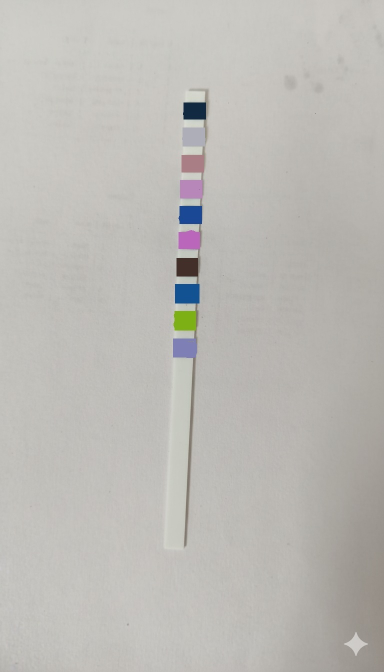
#> input picture sample images/urinalysis/uri test 5.jpg, 768 x 1344 px, found by its file name (shown at 1/2 size)
$ python urinalysis_strip_analyzer.py
#> lines starting #> are read from the running program, lines starting #| are printed output that depends on the picture; after the words box and inside, x2 and y2 are one past the last pixel; in counts of white or black regions, pixels touching at a corner belong together
import cv2
import numpy as np
import os
import logging
from typing import Dict, List, Tuple, Optional, Any
from collections import Counter

logging.basicConfig(level=logging.INFO, format="%(asctime)s [%(levelname)s] %(message)s")
logger = logging.getLogger(__name__)

# Reference HSV data for urinalysis tests
urinalysis_refs = {
    "BLO": {
        "non_hemo": {
            "values": ["Neg", "10", "50", "250"],
            "hsv": [
                [29.98, 221.79, 198.65],
                [32.32, 116.72, 194.28],
                [97.24, 69.3, 174.8],
                [94.28, 123.72, 122.77],
            ]
        },
        "hemo": {
            "values": ["Neg", "10", "50", "250"],
            "hsv": [
                [29.98, 221.79, 198.65],
                [39.4, 172.5, 176.32],
                [61.71, 123.13, 150.5],
                [93.62, 133.39, 116.4],
            ]
        }
    },
    "BIL": {
        "values": ["Neg", "0.5", "1.0", "3.0"],
        "hsv": [
            [71.99, 32.67, 209.32],
            [96.4, 16.28, 193.5],
            [151.0, 32.51, 178.4],
            [171.12, 39.22, 168.77],
        ]
    },
    "URO": {
        "values": ["Neg", "Trace", "1", "4", "8", "12"],
        "hsv": [
            [90.56, 32.66, 210.56],
            [67.49, 29.15, 201.78],
            [120.18, 13.6, 185.85],
            [154.69, 35.66, 175.17],
            [166.11, 78.55, 163.42],
            [173.23, 91.97, 158.96],
        ]
    },
    "KET": {
        "values": ["NEG", "5", "10", "50", "100"],
        "hsv": [
            [68.99, 35.78, 207.37],
            [119.5, 13.77, 186.56],
            [159.36, 43.03, 171.8],
            [168.76, 102.51, 169.7],
            [153.0, 105.29, 137.21],
        ]
    },
    "PRO": {
        "values": ["NEG", "10", "30", "100", "300", "1000"],
        "hsv": [
            [33.84, 174.88, 194.46],
            [35.99, 138.02, 179.72],
            [40.34, 170.3, 169.72],
            [43.38, 143.9, 154.91],
            [89.98, 171.68, 135.3],
            [89.59, 199.47, 114.14],
        ]
    },
    "NIT": {
        "values": ["NEG", ">0.5", ">0.5"],
        "hsv": [
            [70.49, 36.69, 201.32],
            [157.0, 43.45, 169.05],
            [147.86, 99.51, 153.27],
        ]
    },
    "GLU": {
        "values": ["NEG", "100", "250", "500", "1000", "2000"],
        "hsv": [
            [96.74, 164.84, 194.89],
            [69.74, 119.55, 150.15],
            [43.05, 224.23, 126.04],
            [22.86, 179.28, 80.42],
            [5.92, 116.26, 73.92],
            [7.44, 84.42, 56.68],
        ]
    },
    "pH": {
        "values": ["5.0", "6.0", "6.5", "7.0", "7.5", "8.0", "9.0"],
        "hsv": [
            [14.92, 196.22, 163.75],
            [20.4, 217.47, 168.39],
            [25.96, 225.64, 136.65],
            [35.21, 232.62, 135.89],
            [42.07, 201.65, 122.86],
            [100.29, 200.16, 85.44],
            [104.61, 216.98, 113.93],
        ]
    },
    "S.G": {
        "values": ["1.000", "1.005", "1.010", "1.015", "1.020", "1.025", "1.030"],
        "hsv": [
            [103.71, 201.2, 52.66],
            [59.95, 126.82, 92.52],
            [46.52, 208.06, 112.98],
            [31.43, 220.13, 101.06],
            [31.48, 201.48, 124.75],
            [30.83, 213.42, 135.62],
            [28.3, 209.7, 135.78],
        ]
    },
    "LEU": {
        "values": ["NEG", "25", "75", "500"],
        "hsv": [
            [75.24, 38.12, 187.64],
            [103.82, 34.42, 182.48],
            [121.88, 29.92, 154.68],
            [126.17, 64.75, 133.02],
        ]
    },
}


class UrinalysisAnalyzer:
    """Production-ready urinalysis strip analyzer using KNN"""

    def __init__(self, k: int = 3):
        self.reference_data = self._prepare_reference_data()
        self.test_order = ["BLO", "BIL", "URO", "KET", "PRO", "NIT", "GLU", "pH", "S.G", "LEU"]
        self.test_names = {
            'BLO': 'Blood', 'BIL': 'Bilirubin', 'URO': 'Urobilinogen',
            'KET': 'Ketones', 'PRO': 'Protein', 'NIT': 'Nitrites',
            'GLU': 'Glucose', 'pH': 'pH', 'S.G': 'Specific Gravity', 'LEU': 'Leukocytes'
        }
        self.k = k

    def _prepare_reference_data(self) -> Dict:
        """Prepare reference data structure"""
        prepared_data = {}

        for test_code, data in urinalysis_refs.items():
            if test_code == 'BLO':
                prepared_data[test_code] = {
                    'non_hemo': data['non_hemo'],
                    'hemo': data['hemo']
                }
            else:
                prepared_data[test_code] = {
                    'values': data['values'],
                    'hsv': data['hsv']
                }

        return prepared_data

    def calculate_hsv_distance(self, hsv1: List[float], hsv2: List[float]) -> float:
        """Calculate weighted Euclidean distance between two HSV colors"""
        h1, s1, v1 = hsv1
        h2, s2, v2 = hsv2

        # Handle hue wraparound (circular distance)
        hue_diff = min(abs(h1 - h2), 180 - abs(h1 - h2))

        # Weighted distance calculation
        distance = np.sqrt(
            (hue_diff * 2.0) ** 2 +
            (abs(s1 - s2) * 1.0) ** 2 +
            (abs(v1 - v2) * 0.5) ** 2
        )

        return distance

    def find_best_match_knn(self, test_hsv: List[int], test_code: str) -> Tuple[str, float, str]:
        """KNN-based matching with voting"""
        if test_code not in self.reference_data:
            return "Unknown", 0.0, "Test code not found in reference data."

        ref_data = self.reference_data[test_code]
        blood_type = None

        # Special handling for Blood test
        if test_code == 'BLO':
            hue = test_hsv[0]

            if hue < 60:
                ref_group = ref_data['hemo']
                blood_type = "Hemo"
            else:
                ref_group = ref_data['non_hemo']
                blood_type = "Non-Hemo"

            distances_and_results = []
            for i, ref_hsv in enumerate(ref_group['hsv']):
                distance = self.calculate_hsv_distance(test_hsv, ref_hsv)
                result_value = ref_group['values'][i] if i < len(ref_group['values']) else "Unknown"
                distances_and_results.append((distance, result_value))
        else:
            # Regular test processing
            distances_and_results = []
            for i, ref_hsv in enumerate(ref_data['hsv']):
                distance = self.calculate_hsv_distance(test_hsv, ref_hsv)
                result_value = ref_data['values'][i] if i < len(ref_data['values']) else "Unknown"
                distances_and_results.append((distance, result_value))

        # Sort by distance and get K nearest neighbors
        distances_and_results.sort(key=lambda x: x[0])
        k_actual = min(self.k, len(distances_and_results))
        nearest_neighbors = distances_and_results[:k_actual]

        # Voting
        neighbor_votes = [result for _, result in nearest_neighbors]
        vote_counts = Counter(neighbor_votes)

        if vote_counts:
            best_result = vote_counts.most_common(1)[0][0]
            vote_strength = vote_counts.most_common(1)[0][1] / k_actual

            # Calculate confidence
            avg_distance = np.mean([dist for dist, _ in nearest_neighbors])
            consensus_bonus = vote_strength * 20
            distance_confidence = max(0, 100 - (avg_distance / 150.0 * 100))
            final_confidence = min(100, distance_confidence + consensus_bonus)

            # Build explanation
            explanation_parts = []

            if test_code == 'BLO':
                explanation_parts.append(f"Classified as {blood_type} (Hue={test_hsv[0]:.1f})")

            # List the K nearest neighbors
            neighbor_list = ", ".join([f"{val}({dist:.1f})" for dist, val in nearest_neighbors])
            explanation_parts.append(f"K={k_actual} nearest: {neighbor_list}")

            # Voting result
            winner_votes = vote_counts.most_common(1)[0][1]
            if winner_votes == k_actual:
                explanation_parts.append(f"Unanimous vote for '{best_result}'")
            else:
                explanation_parts.append(f"Won by {winner_votes}/{k_actual} votes")

            explanation = " | ".join(explanation_parts)

            # Add blood type indicator to result if BLO test
            if test_code == 'BLO':
                best_result = f"{best_result} ({blood_type})"

            return best_result, round(final_confidence, 1), explanation
        else:
            return "Unknown", 0.0, "No valid neighbors found."

    def analyze_pads(self, pad_hsv_dict: Dict[str, List[int]]) -> Dict[str, Dict]:
        """Analyze pads with KNN"""
        results = {}
        pad_keys = sorted(pad_hsv_dict.keys(), key=lambda x: int(x.split('_')[1]))

        for i, pad_key in enumerate(pad_keys):
            if i >= len(self.test_order):
                break

            test_code = self.test_order[i]
            test_hsv = pad_hsv_dict[pad_key]

            result, confidence, explanation = self.find_best_match_knn(test_hsv, test_code)

            results[test_code] = {
                'test_name': self.test_names.get(test_code, test_code),
                'result': result,
                'confidence': confidence,
                'hsv': test_hsv,
                'explanation': explanation
            }

        return results


def detect_pads(image_path, center_window=10, swatch_margin=100, expected_pads=10):
    """
    Detect individual urinalysis test pads, extract HSV values from centers,
    correct slight tilt automatically, fill in missing pads if some are missed,
    and visualize with colored swatches.
    """
#> called with image_path = 'C:\\coding\\images\\uri test 5.jpg', center_window = 10, swatch_margin = 150, expected_pads = 10
    # --- Step 1: Load image ---
    img = cv2.imread(image_path)
#> img is the input picture: shape (1344, 768, 3); mean B, G, R 181.7, 186.2, 188.1
    if img is None:
        raise FileNotFoundError(f"Image not found: {image_path}")

    # --- Step 2: Auto-rotate using bounding rectangle angle ---
    gray = cv2.cvtColor(img, cv2.COLOR_BGR2GRAY)
    blur = cv2.GaussianBlur(gray, (5, 5), 0)
    edges = cv2.Canny(blur, 50, 150)
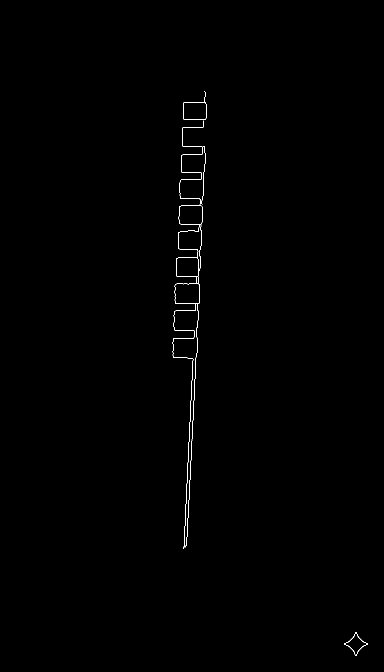
#> edges: shape (1344, 768) (shown at 1/2 size); 0.27% white in thin lines or dots, all inside (x1, y1, x2, y2) = (345, 182, 736, 1312)
    contours_edge, _ = cv2.findContours(edges, cv2.RETR_EXTERNAL, cv2.CHAIN_APPROX_SIMPLE)
#> contours_edge = 4 contours, 1 with area under 20; largest, box (x1, y1, x2, y2) and area: (345, 241, 408, 1098) 9623, (366, 182, 413, 240) 1584, (688, 1264, 736, 1312) 58

    img_rotated = img
    rotation_angle = 0
    if contours_edge:
        c = max(contours_edge, key=cv2.contourArea)
#> c = contour of 541 points, box (x1, y1, x2, y2) (345, 241, 408, 1098), area 9623
        rect = cv2.minAreaRect(c)
#> rect = ((371.1, 668.4), (856.9, 51.07), -87.97)
        angle = rect[-1]
#> angle = -87.97
        if angle < -45:
            angle = 90 + angle
#> angle = 2.03
        rotation_angle = angle
#> rotation_angle = 2.03

        (h, w) = img.shape[:2]
        M = cv2.getRotationMatrix2D((w // 2, h // 2), angle, 1.0)
#> M = [[0.999, 0.0354, -23.53], [-0.0354, 0.999, 14.01]]
        img_rotated = cv2.warpAffine(img, M, (w, h), flags=cv2.INTER_CUBIC, borderMode=cv2.BORDER_REPLICATE)

    print(f"🌀 Auto-rotation correction: {rotation_angle:.2f}°")
#| 🌀 Auto-rotation correction: 2.03°

    # --- Step 3: Resize for consistency ---
    target_width = 800
    img_resized = cv2.resize(img_rotated, (target_width, int(img_rotated.shape[0] * target_width / img_rotated.shape[1])))

    hsv = cv2.cvtColor(img_resized, cv2.COLOR_BGR2HSV)
#> hsv: shape (1400, 800, 3); mean H, S, V 23.8, 11.3, 188.8

    # --- Step 4: Mask for non-white (remove background) ---
    lower = np.array([0, 20, 15])
    upper = np.array([188, 255, 255])
    mask = cv2.inRange(hsv, lower, upper)
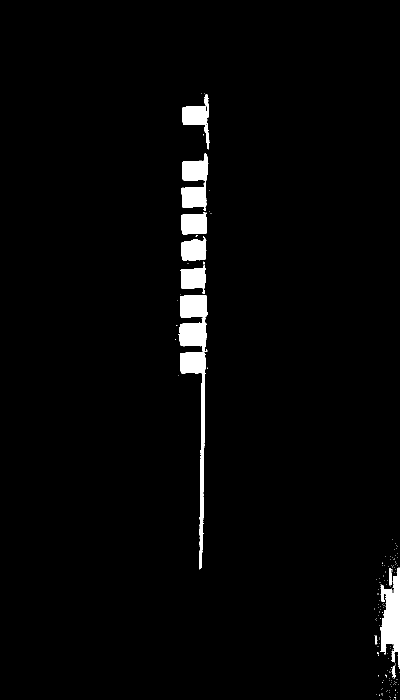
#> mask: shape (1400, 800) (shown at 1/2 size); 2.4% white; 172 white regions (159 under 20 px), largest, box (x1, y1, x2, y2) and area: (357, 590, 415, 704) 4884, (760, 1135, 800, 1337) 4779, (360, 704, 412, 1139) 4596

    # Reduced morphology → prevent connecting patches
    kernel = np.ones((5, 5), np.uint8)
    mask = cv2.morphologyEx(mask, cv2.MORPH_OPEN, kernel, iterations=2)
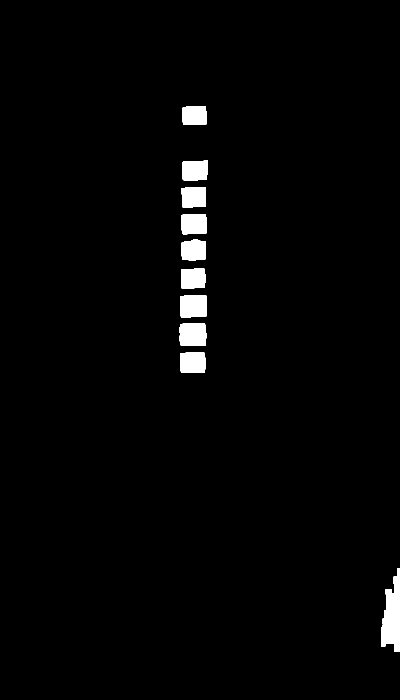
#> mask: shape (1400, 800) (shown at 1/2 size); 2% white; 10 white regions

    # --- Step 5: Find contours (candidate pads) ---
    contours, _ = cv2.findContours(mask, cv2.RETR_EXTERNAL, cv2.CHAIN_APPROX_SIMPLE)
#> contours = 10 contours; largest, box (x1, y1, x2, y2) and area: (762, 1136, 800, 1303) 3964, (359, 646, 413, 692) 2278, (360, 590, 414, 635) 2244, (360, 705, 412, 746) 1952, (363, 428, 414, 469) 1882

    pads = []
    img_center_x = img_resized.shape[1] // 2

    for cnt in contours:
        x, y, w, h = cv2.boundingRect(cnt)
        if w > 20 and h > 20:
            pad_center_x = x + w // 2
            if 100 < pad_center_x < img_resized.shape[1] - 100:
                pads.append((x, y, w, h))
#> this loop made 10 passes
#> (x, y, w, h, pad_center_x) on passes 1 to 8: (762, 1136, 38, 167, 781), (360, 705, 52, 41, 386), (359, 646, 54, 46, 386), (360, 590, 54, 45, 387), (362, 537, 49, 40, 386), (363, 479, 49, 42, 387), (363, 428, 51, 41, 388), (363, 374, 49, 41, 387)
#> after the loop, pads = [(360, 705, 52, 41), (359, 646, 54, 46), (360, 590, 54, 45), (362, 537, 49, 40), (363, 479, 49, 42), (363, 428, 51, 41), (363, 374, 49, 41), (364, 321, 52, 40), (365, 213, 48, 37)]

    # --- Step 6: Sort top to bottom ---
    pads = sorted(pads, key=lambda b: b[1])
#> pads = [(365, 213, 48, 37), (364, 321, 52, 40), (363, 374, 49, 41), (363, 428, 51, 41), (363, 479, 49, 42), (362, 537, 49, 40), (360, 590, 54, 45), (359, 646, 54, 46), (360, 705, 52, 41)]

    # --- Step 7: IMPROVED missing pad correction ---
    num_detected = len(pads)
#> num_detected = 9
    if len(pads) >= 2 and len(pads) < expected_pads:
        centers_y = [y + h // 2 for (x, y, w, h) in pads]
#> centers_y = [231, 341, 394, 448, 500, 557, 612, 669, 725]
        y_top, y_bottom = centers_y[0], centers_y[-1]
#> y_top = 231; y_bottom = 725
        interval = (y_bottom - y_top) / (expected_pads - 1)
#> interval = 54.89

        # ✅ Calculate average dimensions for synthesized pads
        avg_x = int(np.mean([x for x, _, _, _ in pads]))
#> avg_x = 362
        avg_w = int(np.mean([w for _, _, w, _ in pads]))
#> avg_w = 50
        avg_h = int(np.mean([h for _, _, _, h in pads]))
#> avg_h = 41

        # ✅ Track which detected pads have been used
        used_pad_indices = set()
        filled_pads = []

        for i in range(expected_pads):
            expected_y = int(y_top + i * interval)

            # Find nearest detected pad that hasn't been used yet
            distances = []
            for idx, cy in enumerate(centers_y):
                if idx not in used_pad_indices:
                    distances.append((abs(cy - expected_y), idx))

            if distances:
                min_distance, nearest_idx = min(distances, key=lambda x: x[0])
                nearest_y = centers_y[nearest_idx]

                # If close enough, use the detected pad
                if min_distance < interval * 0.4:
                    filled_pads.append(pads[nearest_idx])
                    used_pad_indices.add(nearest_idx)  # ✅ Mark as used
                else:
                    # Synthesize missing pad using average dimensions
                    filled_pads.append((avg_x, expected_y - avg_h//2, avg_w, avg_h))
            else:
                # All detected pads used, synthesize remaining
                filled_pads.append((avg_x, expected_y - avg_h//2, avg_w, avg_h))
#> this loop made 10 passes
#> (expected_y, min_distance, nearest_idx, nearest_y) on passes 1 to 8: (231, 0, 0, 231), (285, 56, 1, 341), (340, 1, 1, 341), (395, 1, 2, 394), (450, 2, 3, 448), (505, 5, 4, 500), (560, 3, 5, 557), (615, 3, 6, 612)
#> after the loop, filled_pads = [(365, 213, 48, 37), (362, 265, 50, 41), (364, 321, 52, 40), (363, 374, 49, 41), (363, 428, 51, 41), (363, 479, 49, 42), (362, 537, 49, 40), (360, 590, 54, 45), (359, 646, 54, 46), (360, 705, 52, 41)]; used_pad_indices = 9 items

        missing_count = expected_pads - num_detected
#> missing_count = 1
        print(f"⚙️ Reconstructed {missing_count} missing pad{'s' if missing_count > 1 else ''} (total now = {expected_pads})")
#| ⚙️ Reconstructed 1 missing pad (total now = 10)
        pads = filled_pads
#> pads has the same summary as filled_pads

    # --- Step 8: Visualization canvas ---
    height, width = img_resized.shape[:2]
    debug_img = np.zeros((height, width + swatch_margin, 3), dtype=np.uint8)
    debug_img[:height, :width] = img_resized
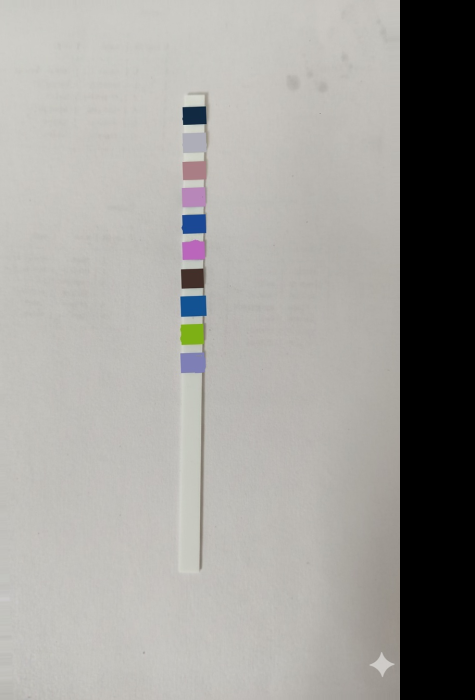
#> debug_img: shape (1400, 950, 3) (shown at 1/2 size); mean B, G, R 153.1, 156.8, 158.4

    # --- Step 9: Extract HSV values ---
    pad_hsv_dict = {}

    for i, (x, y, w, h) in enumerate(pads):
        x_center = x + w // 2
        y_center = y + h // 2

        half_win = center_window // 2
        y0 = max(0, y_center - half_win)
        y1 = min(hsv.shape[0], y_center + half_win + 1)
        x0 = max(0, x_center - half_win)
        x1 = min(hsv.shape[1], x_center + half_win + 1)

        hsv_patch = hsv[y0:y1, x0:x1]
        hsv_avg = hsv_patch.mean(axis=(0, 1)).astype(int).tolist()
        pad_hsv_dict[f"Pad_{i+1}"] = hsv_avg

        # --- Draw visuals ---
        # ✅ Better color coding: green = detected, blue = synthesized
        is_detected = i < num_detected or (i in range(len(pads)) and pads[i] in pads[:num_detected])
        color = (0, 255, 0) if is_detected else (255, 0, 0)

        cv2.rectangle(debug_img, (x, y), (x+w, y+h), color, 2)
        cv2.circle(debug_img, (x_center, y_center), 8, (0, 0, 255), -1)
        cv2.putText(debug_img, str(i+1), (x-20, y+h//2), cv2.FONT_HERSHEY_SIMPLEX, 0.6, (0, 0, 255), 2)

        swatch_size = 30
        hsv_bgr = cv2.cvtColor(np.uint8([[hsv_avg]]), cv2.COLOR_HSV2BGR)[0][0].tolist()
        cv2.rectangle(debug_img,
                      (width + 10, y_center - swatch_size//2),
                      (width + 10 + swatch_size, y_center + swatch_size//2),
                      hsv_bgr, -1)
        hsv_text = f"H:{hsv_avg[0]} S:{hsv_avg[1]} V:{hsv_avg[2]}"
        cv2.putText(debug_img, hsv_text, (width + 45, y_center + 5),
                    cv2.FONT_HERSHEY_SIMPLEX, 0.3, (255, 255, 255), 1)
#> this loop made 10 passes
#> (x, y, w, h, x_center, y_center, y0, y1) on passes 1 to 8: (365, 213, 48, 37, 389, 231, 226, 237), (362, 265, 50, 41, 387, 285, 280, 291), (364, 321, 52, 40, 390, 341, 336, 347), (363, 374, 49, 41, 387, 394, 389, 400), (363, 428, 51, 41, 388, 448, 443, 454), (363, 479, 49, 42, 387, 500, 495, 506), (362, 537, 49, 40, 386, 557, 552, 563), (360, 590, 54, 45, 387, 612, 607, 618)
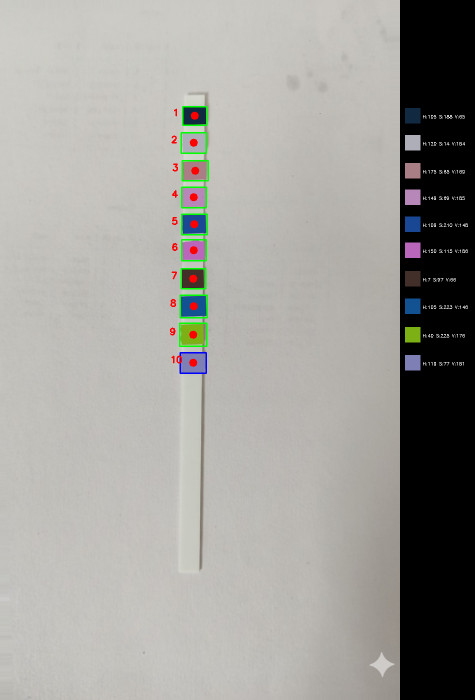
#> debug_img: shape (1400, 950, 3) (shown at 1/2 size); 1.49% of pixels changed, all inside (x1, y1, x2, y2) = (340, 212, 936, 748)
#> after the loop, pad_hsv_dict = 10 items

    # --- Step 10: Scale debug image for display ---
    display_height = 800
    if debug_img.shape[0] > display_height:
        scale = display_height / debug_img.shape[0]
#> (the rest of the program and of its run is left out)
